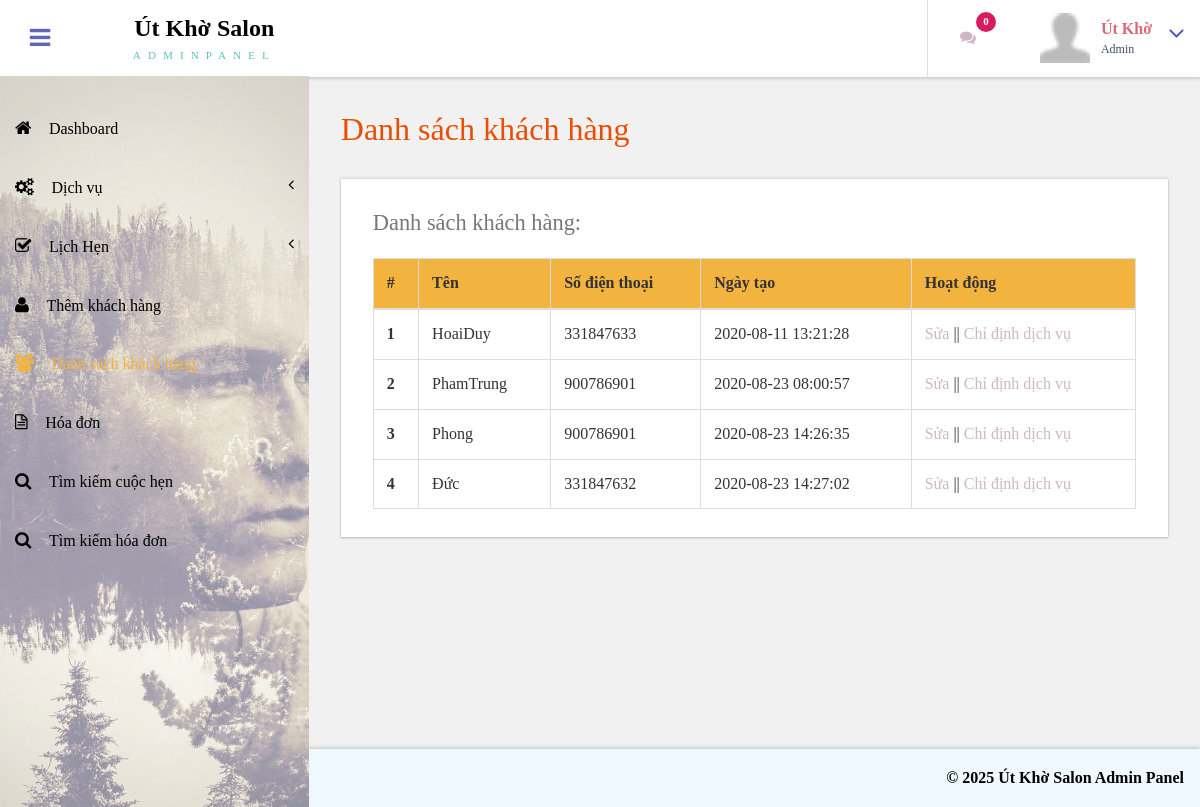
The app's page /admin/customer-list.php (signed in) with its own data.
### tables this page shows
CREATE TABLE `tblcustomers` (
  `ID` int(10) NOT NULL,
  `Name` varchar(120) DEFAULT NULL,
  `Email` varchar(200) DEFAULT NULL,
  `MobileNumber` bigint(11) DEFAULT NULL,
  `Gender` enum('Female','Male','Transgender') DEFAULT NULL,
  `Details` longtext DEFAULT NULL,
  `CreationDate` timestamp NULL DEFAULT current_timestamp(),
  `UpdationDate` timestamp NULL DEFAULT NULL ON UPDATE current_timestamp()
);

### admin/customer-list.php (the view, shortened to what this page needs)
<?php
include('includes/dbconnection.php');
if (strlen($_SESSION['bpmsaid']==0)) {
  header('location:logout.php');
  } else{
  ?>
<!DOCTYPE HTML>
<html>
<head>
<link href="css/bootstrap.css" rel='stylesheet' type='text/css' />
<link href="css/style.css" rel='stylesheet' type='text/css' />
<link href="css/font-awesome.css" rel="stylesheet">
<link href="css/animate.css" rel="stylesheet" type="text/css" media="all">
<link href="css/custom.css" rel="stylesheet">
</head>
<body class="cbp-spmenu-push">
	<div class="main-content">
		 <?php include_once('includes/sidebar.php');?>
		 <?php include_once('includes/header.php');?>
		<div id="page-wrapper">
			<div class="main-page">
				<div class="tables">
					<h3 class="title1">Danh sách khách hàng</h3>
					<div class="table-responsive bs-example widget-shadow">
						<h4>Danh sách khách hàng:</h4>
						<table class="table table-bordered"> <thead style="background-color: #f2b33f;"> <tr> <th>#</th> <th>Tên</th> <th>Số điện thoại</th> <th>Ngày tạo</th><th>Hoạt động</th> </tr> </thead> <tbody>
<?php
$ret=mysqli_query($con,"select *from  tblcustomers");
$cnt=1;
while ($row=mysqli_fetch_array($ret)) {
?>
						 <tr> <th scope="row"><?php echo $cnt;?></th> <td><?php  echo $row['Name'];?></td> <td><?php  echo $row['MobileNumber'];?></td><td><?php  echo $row['CreationDate'];?></td> <td><a href="edit-customer-detailed.php?editid=<?php echo $row['ID'];?>">Sửa</a>  ||  <a href="add-customer-services.php?addid=<?php echo $row['ID'];?>">Chỉ định dịch vụ</a></td> </tr>   <?php
$cnt=$cnt+1;
}?></tbody> </table>
					</div>
				</div>
			</div>
		</div>
		 <?php include_once('includes/footer.php');?>
	</div>
</body>
</html>
<?php }  ?>

### admin/includes/header.php (shortened to what this page needs)
<div class="sticky-header header-section ">
      <div class="header-left">
        <button id="showLeftPush"><i class="fa fa-bars"></i></button>
        <div class="logo">
          <a href="index.php">
            <h1>Út Khờ Salon</h1>
            <span>ADMINPANEL</span>
          </a>
        </div>
      </div>
      <div class="header-right">
        <div class="profile_details_left">
          <ul class="nofitications-dropdown">
            <?php
$ret1=mysqli_query($con,"select ID,Name from  tblappointment where Status=''");
$num=mysqli_num_rows($ret1);
?>
            <li class="dropdown head-dpdn">
              <a href="#" class="dropdown-toggle" data-toggle="dropdown" aria-expanded="false"><i class="fa fa-comments"></i><span class="badge blue"><?php echo $num;?></span></a>
            </li>
          </ul>
          <div class="clearfix"> </div>
        </div>
        <div class="profile_details">
        <?php
$adid=$_SESSION['bpmsaid'];
$ret=mysqli_query($con,"select AdminName from tbladmin where ID='$adid'");
$row=mysqli_fetch_array($ret);
$name=$row['AdminName'];
?>
          <ul>
            <li class="dropdown profile_details_drop">
              <a href="#" class="dropdown-toggle" data-toggle="dropdown" aria-expanded="false">
                <div class="profile_img">
                  <span class="prfil-img"><img src="images/user.png" alt="" width="50" height="50"> </span>
                  <div class="user-name">
                    <p style="font-weight: bold;"><?php echo $name; ?></p>
                    <span>Admin</span>
                  </div>
                  <i class="fa fa-angle-down lnr"></i>
                  <div class="clearfix"></div>
                </div>
              </a>
            </li>
          </ul>
        </div>
      </div>
      <div class="clearfix"> </div>
    </div>

### admin/css/style.css (style rules this page uses)
h4, h5, h6, h1, h2, h3 { margin: 0; }
ul, ol { margin: 0; }
p { margin: 0; }
html, body { font-family: 'Dancing Script', cursive; font-size: 100%; overflow-x: hidden; background: #ffffff; }
body a { transition: 0.5s all ease; -webkit-transition: 0.5s all ease; -moz-transition: 0.5s all ease; -o-transition: 0.5s all ease; -ms-transition: 0.5s all ease; text-decoration:none; }
h1,h2,h3,h4,h5,h6 { margin:0; }
p { margin:0; }
ul,label { margin:0; padding:0; }
.main-content { position: relative; }
.sticky-header { position: fixed; top: 0; left:0px; width: 100%; z-index: 100; }
.header-section { background:#FFF; box-shadow: 1px 1px 4px rgba(0, 0, 0, 0.21); -webkit-box-shadow: 1px 1px 4px rgba(0, 0, 0, 0.21); -moz-box-shadow: 1px 1px 4px rgba(0, 0, 0, 0.21); -o-box-shadow: 1px 1px 4px rgba(0, 0, 0, 0.21); }
.header-section::after { clear: both; display: block; content: ''; }
.header-left { float: left; width: 45%; }
.header-right { float: right; }
button#showLeftPush { font-size: 1.5em; width: 80px; padding: 0.87em 0; text-align: center; cursor: pointer; float: left; color: #6F6F6F; -moz-transition: all 0.2s ease-out 0s; -webkit-transition: all 0.2s ease-out 0s; transition: all 0.2s ease-out 0s; border: none; background-color: #fff; outline:none; }
.cbp-spmenu-push { overflow-x: hidden; position: relative; }
.cbp-spmenu, .cbp-spmenu-push { -webkit-transition: all 0.3s ease; -moz-transition: all 0.3s ease; transition: all 0.3s ease; }
.cbp-spmenu-push div#page-wrapper { margin: 0 0 0 19.3em; transition:.5s all; -webkit-transition:.5s all; -moz-transition:.5s all; }
.fa { display: inline-block; font-family: FontAwesome; font-style: normal; font-weight: normal; line-height: 1; -webkit-font-smoothing: antialiased; -moz-osx-font-smoothing: grayscale; }
.logo { background: #ffffff; text-align: center; float: left; }
.logo a { padding: 0.9em 3.3em .7em; display: block; text-decoration: none; }
.logo a h1 { color: #000000; font-size: 1.5em; line-height: 1.2em; font-weight: 700; }
.logo a span { color: #5dc1bd; font-size: .7em; text-align: center; letter-spacing: 7px; }
.profile_details_left { float: left; }
li.dropdown.head-dpdn { display: inline-block; padding: 1.7em 0; border-left: 1px solid #E0E0E0; float: left; }
li.dropdown.head-dpdn a.dropdown-toggle { padding: 1.7em 2em; }
.header-right span.badge { font-size: 11px; font-weight: bold; color: #FFF; background: #8BC34A; line-height: 15px; width: 20px; height: 20px; border-radius: 2em; -webkit-border-radius: 2em; -moz-border-radius: 2em; -o-border-radius: 2em; text-align: center; display: inline-block; position: absolute; top: 16%; padding: 2px 0 0; }
.header-right span.blue { background-color:#D81B60; }
.profile_details { float: right; }
.profile_details_drop a.dropdown-toggle { display:block; padding: 0.8em 3em 0 2em; }
.profile_img span.prfil-img { float:left; }
.user-name { float:left; margin-top:8px; margin-left:11px; height:35px; }
.profile_details ul li { list-style-type:none; position:relative; }
.profile_details li a i.fa.lnr { position: absolute; top: 34%; right: 8%; color: #4F52BA; font-size: 1.6em; }
.user-name p { font-size:1em; color:#DD6777; line-height:1em; font-weight:700; }
.user-name span { font-size: .75em; font-weight:bolder; color: #424f63; font-weight: normal; margin-top: .3em; }
.widget-shadow { background-color: #fff; box-shadow: 0 -1px 3px rgba(0,0,0,.12),0 1px 2px rgba(0,0,0,.24); -webkit-box-shadow: 0 -1px 3px rgba(0,0,0,.12),0 1px 2px rgba(0,0,0,.24); -moz-box-shadow: 0 -1px 3px rgba(0,0,0,.12),0 1px 2px rgba(0,0,0,.24); }
h3.title1 { font-size: 2em; color: #e94e02; margin-bottom: 0.8em; }
.table > thead > tr > th, .table > tbody > tr > th, .table > tfoot > tr > th, .table > thead > tr > td, .table > tbody > tr > td, .table > tfoot > tr > td { border-top: none; }
.tables h4 { font-size: 1.4em; margin-bottom: 1em; color: #777777; }
.tables .panel-body ,.tables .bs-example { padding: 2em 2em 0.5em; }
.tables .table > thead > tr > th, .tables .table > tbody > tr > th, .tables .table > tfoot > tr > th, .tables .table > thead > tr > td, .tables .table > tbody > tr > td, .tables .table > tfoot > tr > td { padding: 13px; border-top: 1px solid #E0E0E0; }
.bs-example { margin-top: 2em; }

### admin/css/custom.css (style rules this page uses)
#page-wrapper { padding:7em 2em 2.5em; background-color: #F1F1F1; }

### records on screen
tblcustomers: Name "HoaiDuy", MobileNumber "331847633", CreationDate "2020-08-11 13:21:28"
tblcustomers: Name "PhamTrung", MobileNumber "900786901", CreationDate "2020-08-23 08:00:57"
tblcustomers: Name "Phong", MobileNumber "900786901", CreationDate "2020-08-23 14:26:35"
tblcustomers: Name "Đức", MobileNumber "331847632", CreationDate "2020-08-23 14:27:02"

### other values on screen
$num "0"
$name "Út Khờ"
